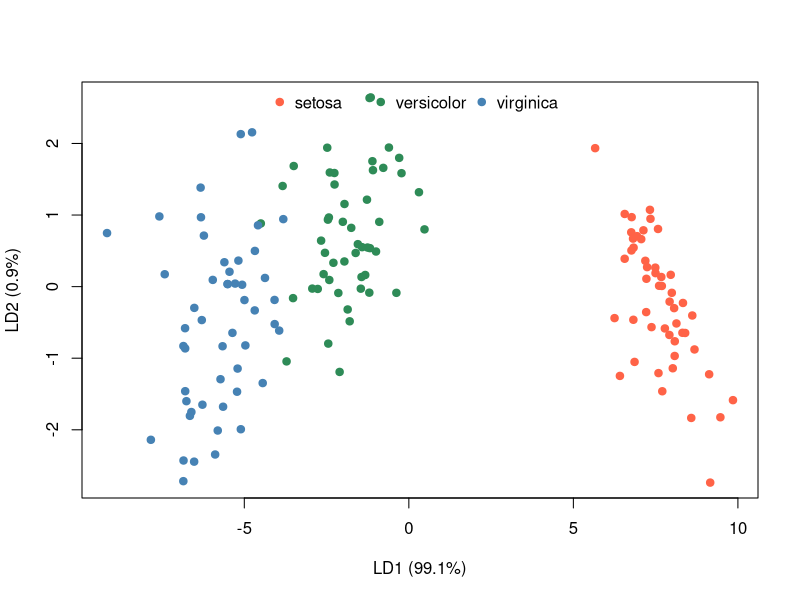

This figure's R source:
## ---- chunk 1
#| include: false
options(digits = 4, width = 80, scipen = 6)
set.seed(531)
## ---- chunk 2
two <- droplevels(subset(iris, Species != "setosa"))
X <- as.matrix(two[, 1:4])
g <- two$Species
n1 <- sum(g == "versicolor"); n2 <- sum(g == "virginica")

m1 <- colMeans(X[g == "versicolor", ])
m2 <- colMeans(X[g == "virginica", ])
S  <- ((n1 - 1) * cov(X[g == "versicolor", ]) +
       (n2 - 1) * cov(X[g == "virginica", ])) / (n1 + n2 - 2)

a <- solve(S, m1 - m2)           # discriminant coefficients
round(a, 3)
## ---- chunk 3
D2 <- drop(t(m1 - m2) %*% solve(S) %*% (m1 - m2))
p  <- 4
T2 <- n1 * n2 / (n1 + n2) * D2
F  <- (n1 + n2 - p - 1) / ((n1 + n2 - 2) * p) * T2
c(D2 = D2, T2 = T2, F = F, p_value = pf(F, p, n1 + n2 - p - 1, lower.tail = FALSE))
## ---- chunk 4
z <- drop(X %*% a)
cutoff <- (sum(a * m1) + sum(a * m2)) / 2
predicted <- ifelse(z > cutoff, "versicolor", "virginica")
table(observed = g, predicted = predicted)
## ---- chunk 5
library(MASS)
fit <- lda(Species ~ Sepal.Length + Sepal.Width + Petal.Length + Petal.Width, data = iris)
fit
## ---- chunk 6
scores <- predict(fit)$x
plot(scores, col = c("tomato", "seagreen", "steelblue")[iris$Species], pch = 19,
     xlab = "LD1 (99.1%)", ylab = "LD2 (0.9%)")
legend("top", legend = levels(iris$Species),
       col = c("tomato", "seagreen", "steelblue"), pch = 19, bty = "n", horiz = TRUE)
## ---- chunk 7
summary(manova(cbind(Sepal.Length, Sepal.Width, Petal.Length, Petal.Width) ~ Species,
               data = iris), test = "Wilks")
## ---- chunk 8
pred <- predict(fit)
table(observed = iris$Species, predicted = pred$class)
mean(pred$class == iris$Species)          # apparent accuracy
## ---- chunk 9
cv <- lda(Species ~ ., data = iris, CV = TRUE)
table(observed = iris$Species, predicted = cv$class)
mean(cv$class == iris$Species)            # cross-validated accuracy
## ---- chunk 10
new_flower <- data.frame(Sepal.Length = 6.0, Sepal.Width = 3.0,
                         Petal.Length = 4.8, Petal.Width = 1.6)
predict(fit, new_flower)
## ---- chunk 11
W <- Reduce(`+`, lapply(split(iris[, 1:4], iris$Species),
                        function(d) (nrow(d) - 1) * cov(d))) / (nrow(iris) - 3)
means <- aggregate(. ~ Species, data = iris, FUN = mean)
M <- as.matrix(means[, -1]); rownames(M) <- means$Species
D2 <- outer(1:3, 1:3, Vectorize(function(i, j)
  drop(t(M[i, ] - M[j, ]) %*% solve(W) %*% (M[i, ] - M[j, ]))))
dimnames(D2) <- list(rownames(M), rownames(M))
round(D2, 1)
